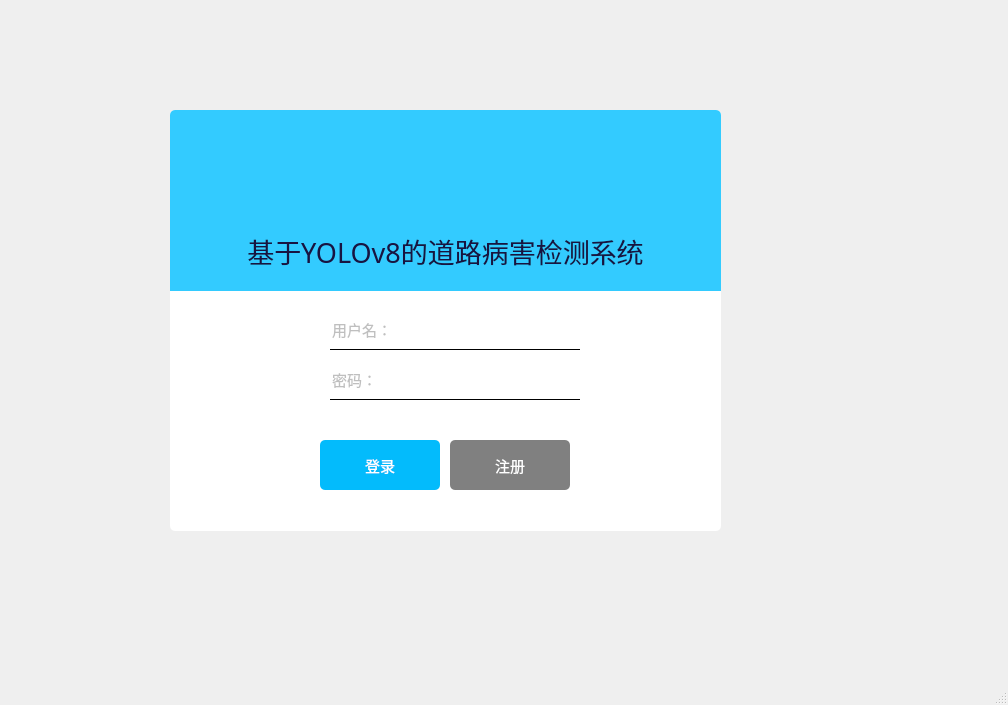
<?xml version="1.0" encoding="UTF-8"?>
<ui version="4.0">
 <class>MainWindow</class>
 <widget class="QMainWindow" name="MainWindow">
  <property name="geometry">
   <rect>
    <x>0</x>
    <y>0</y>
    <width>1008</width>
    <height>705</height>
   </rect>
  </property>
  <property name="windowTitle">
   <string>MainWindow</string>
  </property>
  <widget class="QWidget" name="centralwidget">
   <widget class="QLabel" name="background_label">
    <property name="geometry">
     <rect>
      <x>170</x>
      <y>110</y>
      <width>551</width>
      <height>421</height>
     </rect>
    </property>
    <property name="styleSheet">
     <string notr="true">background-color: rgb(255, 255, 255);
border-radius:5px;</string>
    </property>
    <property name="text">
     <string/>
    </property>
   </widget>
   <widget class="QLineEdit" name="login_usr">
    <property name="geometry">
     <rect>
      <x>330</x>
      <y>310</y>
      <width>250</width>
      <height>40</height>
     </rect>
    </property>
    <property name="font">
     <font>
      <family>微软雅黑</family>
      <pointsize>11</pointsize>
     </font>
    </property>
    <property name="styleSheet">
     <string notr="true">border: none;
background-color: rgb(255, 255, 255,0);
border-bottom: 1px solid rgb(0, 0, 0);
color: rgb(128, 128, 128);</string>
    </property>
    <property name="text">
     <string/>
    </property>
    <property name="placeholderText">
     <string>用户名：</string>
    </property>
   </widget>
   <widget class="QLineEdit" name="login_pwd">
    <property name="geometry">
     <rect>
      <x>330</x>
      <y>360</y>
      <width>250</width>
      <height>40</height>
     </rect>
    </property>
    <property name="font">
     <font>
      <family>微软雅黑</family>
      <pointsize>11</pointsize>
     </font>
    </property>
    <property name="styleSheet">
     <string notr="true">border: none;
background-color: rgb(255, 255, 255,0);
border-bottom: 1px solid rgb(0, 0, 0);
color: rgb(128, 128, 128);</string>
    </property>
    <property name="text">
     <string/>
    </property>
    <property name="echoMode">
     <enum>QLineEdit::Password</enum>
    </property>
    <property name="placeholderText">
     <string>密码：</string>
    </property>
   </widget>
   <widget class="QPushButton" name="button_login">
    <property name="geometry">
     <rect>
      <x>320</x>
      <y>440</y>
      <width>120</width>
      <height>50</height>
     </rect>
    </property>
    <property name="font">
     <font>
      <family>微软雅黑</family>
      <pointsize>11</pointsize>
      <weight>50</weight>
      <bold>false</bold>
     </font>
    </property>
    <property name="styleSheet">
     <string notr="true">QPushButton {
	border:none;
	border-radius:5px;
	background-color: rgb(3, 187, 252);
	color: rgb(255, 255, 255);
}

QPushButton:hover {
	
	background-color: rgb(104, 214, 253);
}

QPushButton:pressed{
	padding-top:7px;
	padding-left:5px;
}</string>
    </property>
    <property name="text">
     <string>登录</string>
    </property>
   </widget>
   <widget class="QPushButton" name="button_register">
    <property name="geometry">
     <rect>
      <x>450</x>
      <y>440</y>
      <width>120</width>
      <height>50</height>
     </rect>
    </property>
    <property name="font">
     <font>
      <family>微软雅黑</family>
      <pointsize>11</pointsize>
     </font>
    </property>
    <property name="styleSheet">
     <string notr="true">QPushButton {
	border:none;
	border-radius:5px;
	background-color: rgb(128, 128, 128);
	color: rgb(255, 255, 255);
}

QPushButton:hover {
	
	background-color:rgb(179, 179, 179);
}

QPushButton:pressed{
	padding-top:7px;
	padding-left:5px;
}</string>
    </property>
    <property name="text">
     <string>注册</string>
    </property>
   </widget>
   <widget class="QLabel" name="colorbackground_label">
    <property name="geometry">
     <rect>
      <x>170</x>
      <y>110</y>
      <width>551</width>
      <height>181</height>
     </rect>
    </property>
    <property name="styleSheet">
     <string notr="true">background-color: rgb(51, 203, 255);
border-top-right-radius:5px;
border-top-left-radius:5px;</string>
    </property>
    <property name="text">
     <string/>
    </property>
   </widget>
   <widget class="QLabel" name="logo_label">
    <property name="geometry">
     <rect>
      <x>180</x>
      <y>120</y>
      <width>92</width>
      <height>89</height>
     </rect>
    </property>
    <property name="styleSheet">
     <string notr="true">border-image: url(:/image/ui_image/logo.png);</string>
    </property>
    <property name="text">
     <string/>
    </property>
   </widget>
   <widget class="QLabel" name="label_title">
    <property name="geometry">
     <rect>
      <x>170</x>
      <y>210</y>
      <width>551</width>
      <height>81</height>
     </rect>
    </property>
    <property name="font">
     <font>
      <family>黑体</family>
      <pointsize>20</pointsize>
     </font>
    </property>
    <property name="styleSheet">
     <string notr="true">color: rgb(24, 20, 65);</string>
    </property>
    <property name="text">
     <string>基于YOLOv8的道路病害检测系统</string>
    </property>
    <property name="alignment">
     <set>Qt::AlignCenter</set>
    </property>
   </widget>
   <widget class="QLabel" name="label_2">
    <property name="geometry">
     <rect>
      <x>300</x>
      <y>320</y>
      <width>25</width>
      <height>25</height>
     </rect>
    </property>
    <property name="styleSheet">
     <string notr="true">border-image: url(:/icon/ui_image/用户_user.svg);</string>
    </property>
    <property name="text">
     <string/>
    </property>
   </widget>
   <widget class="QLabel" name="label_3">
    <property name="geometry">
     <rect>
      <x>300</x>
      <y>370</y>
      <width>25</width>
      <height>25</height>
     </rect>
    </property>
    <property name="styleSheet">
     <string notr="true">border-image: url(:/icon/ui_image/锁定_lock.svg);</string>
    </property>
    <property name="text">
     <string/>
    </property>
   </widget>
   <widget class="QPushButton" name="button_close">
    <property name="geometry">
     <rect>
      <x>680</x>
      <y>120</y>
      <width>30</width>
      <height>30</height>
     </rect>
    </property>
    <property name="styleSheet">
     <string notr="true">QPushButton {
	border-image: url(:/icon/ui_image/关闭-小_close-small.svg);
	border:none;
}
QPushButton:pressed{
	padding-top:5px;
}
QPushButton:hover {	
	background-color:rgb(179, 179, 179);
}</string>
    </property>
    <property name="text">
     <string/>
    </property>
   </widget>
   <widget class="QPushButton" name="button_lower">
    <property name="geometry">
     <rect>
      <x>650</x>
      <y>130</y>
      <width>20</width>
      <height>20</height>
     </rect>
    </property>
    <property name="styleSheet">
     <string notr="true">QPushButton {
	border-image: url(:/icon/ui_image/Minimize-2.svg);
	border:none;
}
QPushButton:pressed{
	padding-top:5px;
}
QPushButton:hover {	
	background-color:rgb(179, 179, 179);
}</string>
    </property>
    <property name="text">
     <string/>
    </property>
   </widget>
  </widget>
  <widget class="QStatusBar" name="statusbar"/>
 </widget>
 <resources>
  <include location="resourcelogin.qrc"/>
 </resources>
 <connections>
  <connection>
   <sender>button_close</sender>
   <signal>clicked()</signal>
   <receiver>MainWindow</receiver>
   <slot>close()</slot>
   <hints>
    <hint type="sourcelabel">
     <x>704</x>
     <y>134</y>
    </hint>
    <hint type="destinationlabel">
     <x>761</x>
     <y>51</y>
    </hint>
   </hints>
  </connection>
  <connection>
   <sender>button_lower</sender>
   <signal>clicked()</signal>
   <receiver>MainWindow</receiver>
   <slot>showMinimized()</slot>
   <hints>
    <hint type="sourcelabel">
     <x>656</x>
     <y>140</y>
    </hint>
    <hint type="destinationlabel">
     <x>593</x>
     <y>43</y>
    </hint>
   </hints>
  </connection>
 </connections>
</ui>
